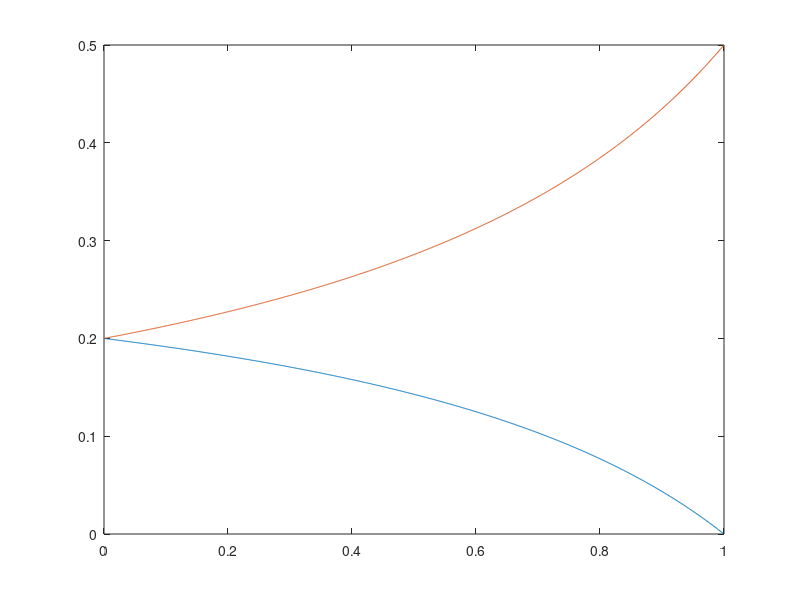

Here is the MATLAB script that generated this plot: (Note: this script raises an error after producing the figure.)
clc;
clear;

d=0:0.001:1;

% Voltage stress functions for each switch
voltage_stress1 = (1 - d)./ (5-3.*d);

voltage_stress2 = 1 ./ (5-3.*d);



% Plot the graph
figure;
plot(d,voltage_stress1);
hold on
plot(d,voltage_stress2);
hold on
xline(0.54, 'r:', 'LineWidth', 3, 'Label', 'd=0.54 (Experimental)', 'FontSize', 16, 'LabelVerticalAlignment', 'middle');
ylim([0 0.6]);
xlabel('Duty Cycle (d)');
ylabel('Normalized Voltage Stress (V_{stress}/ V_{0})');
grid on;
